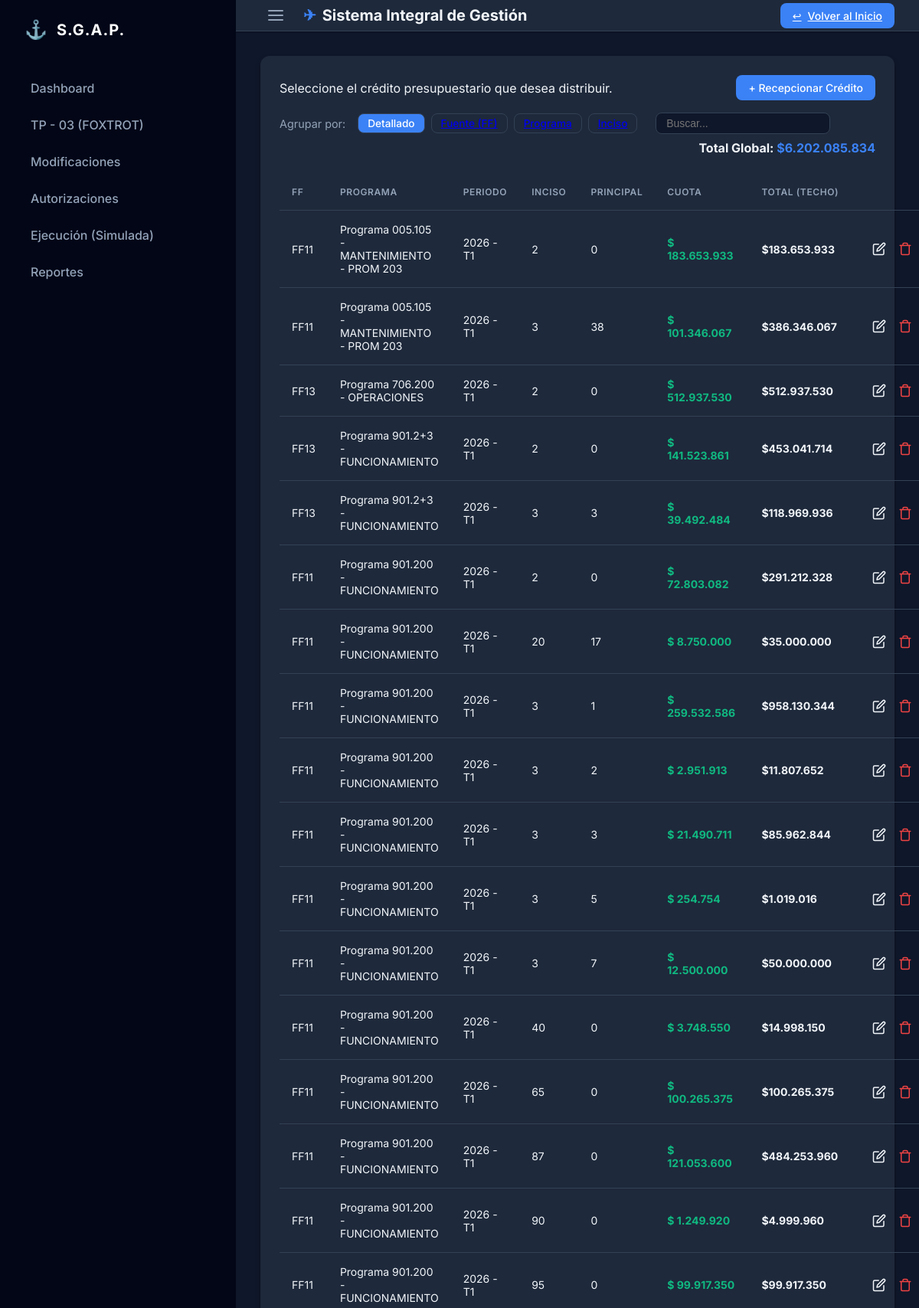
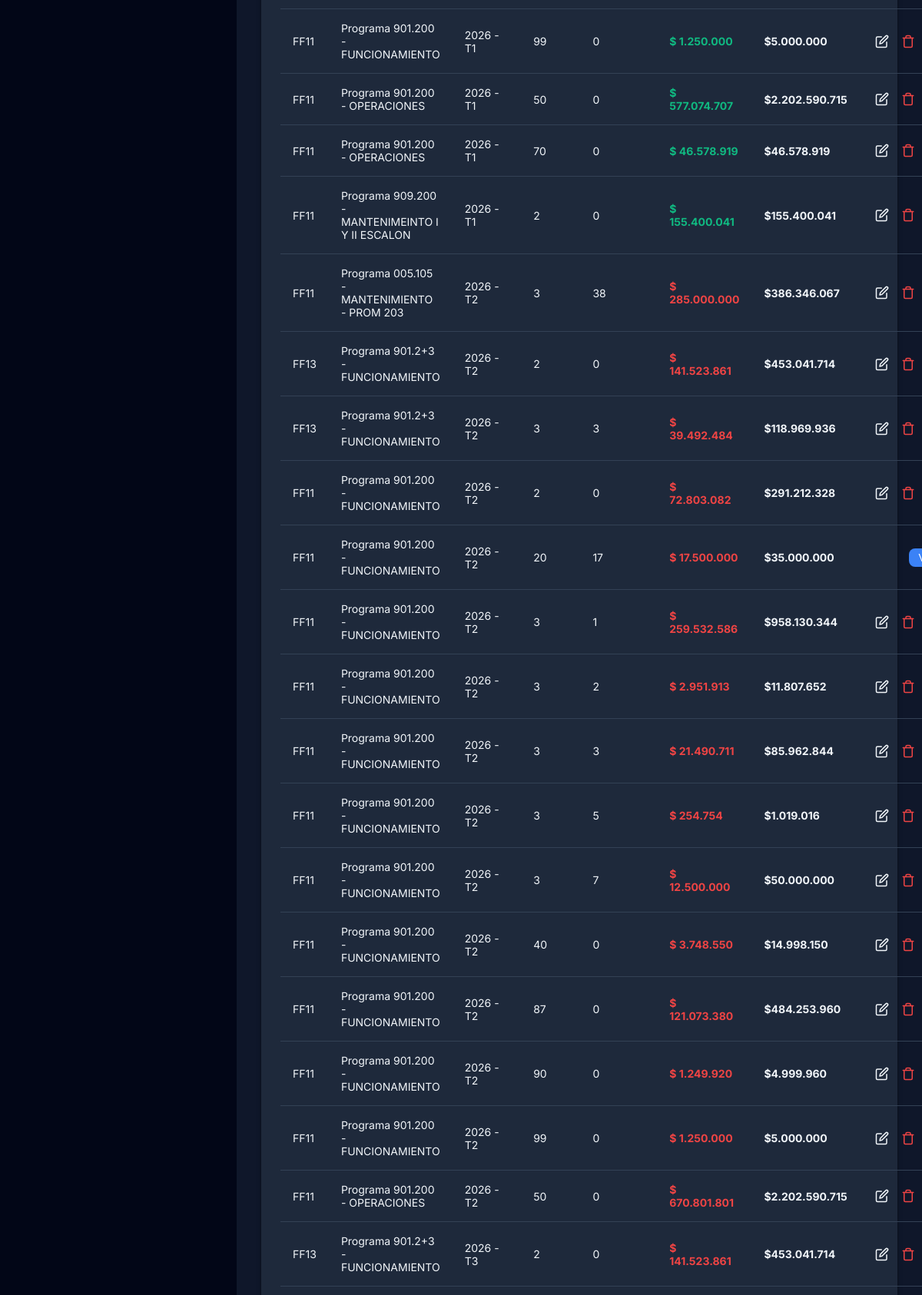
Screenshot of /finance/distribuir/ (signed in, upper part) with the database file from the repository (2 pictures, top to bottom).
### core/models.py (models this page shows, shortened)
class EstructuraProgramatica(models.Model):
    NIVEL_CHOICES = (
        (1, "Programa"),
        (2, "Subprograma"),
        (3, "Proyecto"),
        (4, "Obra"),
        (5, "Actividad"),
    )
    nivel = models.IntegerField(choices=NIVEL_CHOICES)
    codigo = models.CharField(max_length=50)
    descripcion = models.CharField(max_length=255)
    padre = models.ForeignKey("self", null=True, blank=True, on_delete=models.CASCADE, related_name="hijos")
    def __str__(self):
        return f"{self.get_nivel_display()} {self.codigo} - {self.descripcion}"

class FuenteFinanciamiento(models.Model):
    CODIGO_CHOICES = (
        ("11", "Tesoro Nacional"),
        ("13", "Recursos Específicos"),
    )
    codigo = models.CharField(max_length=10, choices=CODIGO_CHOICES)
    descripcion = models.CharField(max_length=255)
    es_fiscal = models.BooleanField(default=True, help_text="Indica si es dinero fiscal")

### finance/models.py (models this page shows, shortened)
class Credito(models.Model):
    ESTADO_CHOICES = (
        ("VIGENTE", "Vigente"),
        ("CADUCADO", "Caducado"),
        ("DEVENGADO", "Devengado"),
    )
    TIPO_CREDITO_CHOICES = (
        ("ASIGNACION", "Asignación"),
        ("REFUERZO", "Refuerzo"),
    )
    programa = models.ForeignKey(EstructuraProgramatica, on_delete=models.CASCADE, related_name="creditos")
    fuente = models.ForeignKey(FuenteFinanciamiento, on_delete=models.PROTECT)
    monto_total = models.DecimalField(max_digits=12, decimal_places=2)
    monto_cuota = models.DecimalField(max_digits=12, decimal_places=2, default=0, help_text="Dinero ingresado (Cuota)")
    recibido = models.BooleanField(default=True, help_text="Indica si la cuota ya fue recibida efectivamente")
    inciso = models.CharField(max_length=10, help_text="Inciso", default="")
    principal = models.CharField(max_length=10, help_text="Partida Principal", default="")
    anio = models.IntegerField(help_text="Año fiscal")
    trimestre = models.IntegerField(choices=[(1, "1° Trimestre"), (2, "2° Trimestre"), (3, "3° Trimestre"), (4, "4° Trimestre")])
    estado = models.CharField(max_length=20, choices=ESTADO_CHOICES, default="VIGENTE")
    tipo_credito = models.CharField(max_length=20, choices=TIPO_CREDITO_CHOICES, default="ASIGNACION", verbose_name="Tipo de Crédito")
    fecha_creacion = models.DateTimeField(auto_now_add=True)

### finance/views.py (the view)
# urls.py: path('distribuir/', views.lista_creditos, name='lista_creditos'),
@login_required
def lista_creditos(request):
    from collections import defaultdict
    def fmt_currency(value):
        return f"{value:,.0f}".replace(",", "X").replace(".", ",").replace("X", ".")
    creditos = Credito.objects.filter(estado='VIGENTE').select_related('programa', 'fuente').order_by('-fecha_creacion')
    group_by = request.GET.get('group_by', 'default')
    grupos = defaultdict(lambda: {'total': 0, 'cuota': 0, 'creditos': [], 'seen_budgets': set()})
    for credito in creditos:
        if group_by == 'ff':
            key = (credito.fuente.id,)
        elif group_by == 'programa':
            key = (credito.programa.id,)
        elif group_by == 'inciso':
            key = (credito.inciso,)
        else: # default
            key = (credito.programa.id, credito.anio, credito.trimestre, credito.fuente.id, credito.inciso, credito.principal)
        budget_key = (credito.programa.id, credito.fuente.id, credito.inciso, credito.anio, credito.principal)
        if budget_key not in grupos[key]['seen_budgets']:
            grupos[key]['total'] += credito.monto_total
            grupos[key]['seen_budgets'].add(budget_key)
        grupos[key]['cuota'] += credito.monto_cuota
        grupos[key]['creditos'].append({
            'id': credito.id,
            'monto': fmt_currency(credito.monto_total),
            'cuota': fmt_currency(credito.monto_cuota),
            'monto_raw': credito.monto_total,
            'recibido': credito.recibido,
            'fecha': credito.fecha_creacion.strftime('%d/%m/%Y %H:%M')
        })
        if group_by == 'ff':
            grupos[key]['fuente'] = credito.fuente
        elif group_by == 'programa':
            grupos[key]['programa'] = credito.programa
        elif group_by == 'inciso':
            grupos[key]['inciso'] = credito.inciso
        else:
            grupos[key]['programa'] = credito.programa
            grupos[key]['anio'] = credito.anio
            grupos[key]['trimestre'] = credito.trimestre
            grupos[key]['fuente'] = credito.fuente
            grupos[key]['inciso'] = credito.inciso
            grupos[key]['principal'] = credito.principal
    creditos_agrupados = []
    for key, data in grupos.items():
        item = {
            'total': fmt_currency(data['total']),
            'cuota': fmt_currency(data['cuota']),
            'creditos': data['creditos'],
            'is_recibido': data['creditos'][0]['recibido'] if data['creditos'] else True,
            'count': len(data['creditos'])
        }
        if group_by == 'ff':
            item['fuente'] = data['fuente']
        elif group_by == 'programa':
            item['programa'] = data['programa']
        elif group_by == 'inciso':
            item['inciso'] = data['inciso']
        else:
            item['programa'] = data['programa']
            item['anio'] = str(data['anio'])
            item['trimestre'] = data['trimestre']
            item['fuente'] = data['fuente']
            item['inciso'] = data['inciso']
            item['principal'] = data.get('principal', '')
        creditos_agrupados.append(item)
    if group_by == 'ff':
        creditos_agrupados.sort(key=lambda x: str(x['fuente']))
    elif group_by == 'programa':
        creditos_agrupados.sort(key=lambda x: str(x['programa']))
    elif group_by == 'inciso':
        creditos_agrupados.sort(key=lambda x: x['inciso'])
    else:
        creditos_agrupados.sort(key=lambda x: (x['anio'], x['trimestre'], str(x['programa']), x['inciso'], x['principal']))
    grand_total = 0
    seen_budgets_global = set()
    for credito in creditos:
         budget_key = (credito.programa.id, credito.fuente.id, credito.inciso, credito.anio, credito.principal)
         if budget_key not in seen_budgets_global:
             grand_total += credito.monto_total
             seen_budgets_global.add(budget_key)
    grand_total_display = fmt_currency(grand_total)
    return render(request, 'finance/lista_creditos_v2.html', {
        'creditos_agrupados': creditos_agrupados,
        'group_by': group_by,
        'grand_total': grand_total_display
    })

### finance/templates/finance/lista_creditos_v2.html (shortened to what this page needs)
{% extends 'base.html' %}
{% block content %}
<div class="card">
    <div style="display: flex; justify-content: space-between; align-items: center; margin-bottom: 1rem;">
        <p class="mb-4" style="margin: 0;">Seleccione el crédito presupuestario que desea distribuir.</p>
        <a href="{% url 'finance:nuevo_credito' %}" class="btn btn-primary">+ Recepcionar Crédito</a>
    </div>
    <div style="margin-bottom: 1.5rem; display: flex; gap: 0.5rem; align-items: center; flex-wrap: wrap;">
        <span style="font-size: 0.9rem; color: var(--text-muted); margin-right: 0.5rem;">Agrupar por:</span>
        <a href="?group_by=default"
            class="btn {% if group_by == 'default' %}btn-primary{% else %}btn-secondary{% endif %}"
            style="padding: 0.25rem 0.75rem; font-size: 0.85rem; border: 1px solid var(--border-light);">Detallado</a>
        <a href="?group_by=ff" class="btn {% if group_by == 'ff' %}btn-primary{% else %}btn-secondary{% endif %}"
            style="padding: 0.25rem 0.75rem; font-size: 0.85rem; border: 1px solid var(--border-light);">Fuente (FF)</a>
        <a href="?group_by=programa"
            class="btn {% if group_by == 'programa' %}btn-primary{% else %}btn-secondary{% endif %}"
            style="padding: 0.25rem 0.75rem; font-size: 0.85rem; border: 1px solid var(--border-light);">Programa</a>
        <a href="?group_by=inciso"
            class="btn {% if group_by == 'inciso' %}btn-primary{% else %}btn-secondary{% endif %}"
            style="padding: 0.25rem 0.75rem; font-size: 0.85rem; border: 1px solid var(--border-light);">Inciso</a>
        <input type="text" id="credit-search" class="form-input" placeholder="Buscar..." style="width: 200px; padding: 0.3rem 0.8rem; margin-left: 1rem;">
        <div style="margin-left: auto; font-weight: 700; color: var(--text-main);">
            Total Global: <span style="color: var(--primary-blue);">${{ grand_total }}</span>
        </div>
    </div>
    <table id="credits-table">
        <thead>
            <tr>
                {% if group_by == 'default' %}
                <th>FF</th>
                <th>Programa</th>
                <th>Periodo</th>
                <th>Inciso</th>
                <th>Principal</th>
                <th>Cuota</th>
                <th>Total (Techo)</th>
                <th></th>
                {% elif group_by == 'ff' %}
                <th>Fuente de Financiamiento</th>
                <th>Total Acumulado</th>
                {% elif group_by == 'programa' %}
                <th>Programa Presupuestario</th>
                <th>Total Acumulado</th>
                {% elif group_by == 'inciso' %}
                <th>Inciso / Partida</th>
                <th>Total Acumulado</th>
                {% endif %}
            </tr>
        </thead>
        <tbody>
            {% load l10n %}
            {% for grupo in creditos_agrupados %}
            <tr>
                {% if group_by == 'default' %}
                <td>FF{{ grupo.fuente.codigo }}</td>
                <td>{{ grupo.programa }}</td>
                <td>{{ grupo.anio|unlocalize }} - T{{ grupo.trimestre }}</td>
                <td>{{ grupo.inciso }}</td>
                <td>{{ grupo.principal }}</td>
                <td>
                    <div style="display: flex; align-items: center; gap: 0.5rem;">
                        <strong class="{% if grupo.is_recibido %}text-success{% else %}text-danger{% endif %}"> $
                            {{grupo.cuota }}</strong>
                    </div>
                </td>
                <td>
                    <div style="display: flex; align-items: center; gap: 0.5rem;">
                        <strong>${{ grupo.total }}</strong>
                    </div>
                </td>
                <td>
                    <div style="display: flex; align-items: center; gap: 0.5rem; justify-content: flex-end;">
                        {% if grupo.count == 1 %}
                        <a href="{% url 'finance:editar_credito' grupo.creditos.0.id %}" class="btn-icon"
                            title="Modificar" style="color: var(--text-main); padding: 0.25rem; display: flex;">
                        </a>
                        <a href="{% url 'finance:eliminar_credito' grupo.creditos.0.id %}" class="btn-icon"
                            title="Eliminar" style="color: var(--danger); padding: 0.25rem; display: flex;">
                        </a>
                        {% else %}
                        <button class="btn btn-primary" style="padding: 0.25rem 0.75rem; font-size: 0.875rem;"
                            hx-get="{% url 'finance:load_credit_history' %}?programa={{ grupo.programa.id }}&anio={{ grupo.anio }}&trimestre={{ grupo.trimestre }}&fuente={{ grupo.fuente.id }}&inciso={{ grupo.inciso }}&principal={{ grupo.principal }}&v=1"
                            hx-target="#modal-container" hx-swap="innerHTML">Ver Opciones</button>
                        {% endif %}
                    </div>
                </td>
                {% elif group_by == 'ff' %}
                <td style="font-weight: 600;">{{ grupo.fuente }}</td>
                <td style="font-weight: 700; color: var(--primary-blue); font-size: 1.1rem;">${{ grupo.total }}</td>
                {% elif group_by == 'programa' %}
                <td style="font-weight: 600;">{{ grupo.programa }}</td>
                <td style="font-weight: 700; color: var(--primary-blue); font-size: 1.1rem;">${{ grupo.total }}</td>
                {% elif group_by == 'inciso' %}
                <td style="font-weight: 600;">Inciso {{ grupo.inciso }}</td>
                <td style="font-weight: 700; color: var(--primary-blue); font-size: 1.1rem;">${{ grupo.total }}</td>
                {% endif %}
            </tr>
            {% endfor %}
        </tbody>
    </table>
</div>
{% endblock %}

### core/static/css/style.css (style rules this page uses)
:root { --primary-blue: #3b82f6; --primary-dark: #1d4ed8; --secondary: #94a3b8; --bg-body: #0f172a; --bg-card: #1e293b; --bg-sidebar: #020617; --text-main: #f1f5f9; --text-muted: #94a3b8; --text-light: #f8fafc; --border-light: #334155; --success: #10b981; --danger: #ef4444; --warning: #f59e0b; --shadow-sm: 0 1px 2px 0 rgb(0 0 0 / 0.3); --shadow-md: 0 4px 6px -1px rgb(0 0 0 / 0.5), 0 2px 4px -2px rgb(0 0 0 / 0.3); --radius: 0.75rem; }
body { margin: 0; font-family: 'Inter', sans-serif; background-color: var(--bg-body); color: var(--text-main); overflow-x: hidden; -webkit-font-smoothing: antialiased; }
.card { background-color: var(--bg-card); border-radius: var(--radius); padding: 1.5rem; margin-bottom: 1.5rem; box-shadow: var(--shadow-md); border: 1px solid transparent; }
.btn { padding: 0.5rem 1rem; border-radius: 0.5rem; border: none; cursor: pointer; font-weight: 500; font-size: 0.875rem; transition: 0.2s; display: inline-flex; align-items: center; gap: 0.5rem; }
.btn-primary { background-color: var(--primary-blue); color: white; text-decoration: none; }
table { width: 100%; border-collapse: collapse; }
th, td { text-align: left; padding: 1rem; border-bottom: 1px solid var(--border-light); }
th { color: var(--text-muted); font-size: 0.75rem; text-transform: uppercase; font-weight: 600; letter-spacing: 0.05em; }
td { font-size: 0.875rem; }
.form-input { width: 100%; padding: 0.5rem 1rem; background-color: var(--bg-body); border: 1px solid var(--border-light); border-radius: 0.5rem; color: var(--text-main); font-size: 0.875rem; transition: all 0.2s; }

### finance/templates/finance/lista_creditos_v2.html (style rules this page uses)
.text-success { color: var(--success); }
.text-danger { color: var(--danger); }

### rows the page displays
EstructuraProgramatica: fuente.codigo "11", programa "Programa 005.105 - MANTENIMIENTO - PROM 203", anio "2026", trimestre "1", inciso "2", principal "0", cuota "183.653.933", total "183.653.933", inciso "3", principal "38", cuota "101.346.067", total "386.346.067", trimestre "2", cuota "285.000.000"
EstructuraProgramatica: fuente.codigo "13", programa "Programa 706.200 - OPERACIONES", anio "2026", trimestre "1", inciso "2", principal "0", cuota "512.937.530", total "512.937.530"
EstructuraProgramatica: fuente.codigo "13", programa "Programa 901.2+3 - FUNCIONAMIENTO", anio "2026", trimestre "1", inciso "2", principal "0", cuota "141.523.861", total "453.041.714", inciso "3", principal "3", cuota "39.492.484", total "118.969.936", trimestre "2", trimestre "3"
EstructuraProgramatica: fuente.codigo "11", programa "Programa 901.200 - FUNCIONAMIENTO", anio "2026", trimestre "1", inciso "2", principal "0", cuota "72.803.082", total "291.212.328", inciso "20", principal "17", cuota "8.750.000", total "35.000.000", inciso "3", principal "1", cuota "259.532.586", total "958.130.344", principal "2", cuota "2.951.913", total "11.807.652", principal "3", cuota "21.490.711", total "85.962.844", principal "5", cuota "254.754", total "1.019.016", principal "7", cuota "12.500.000", total "50.000.000", inciso "40", cuota "3.748.550", total "14.998.150", inciso "65", cuota "100.265.375", total "100.265.375", inciso "87", cuota "121.053.600", total "484.253.960", inciso "90", cuota "1.249.920", total "4.999.960", inciso "95", cuota "99.917.350", total "99.917.350", inciso "99", cuota "1.250.000", total "5.000.000", trimestre "2", cuota "17.500.000", cuota "121.073.380"
EstructuraProgramatica: fuente.codigo "11", programa "Programa 901.200 - OPERACIONES", anio "2026", trimestre "1", inciso "50", principal "0", cuota "577.074.707", total "2.202.590.715", inciso "70", cuota "46.578.919", total "46.578.919", trimestre "2", cuota "670.801.801"
EstructuraProgramatica: fuente.codigo "11", programa "Programa 909.200 - MANTENIMEINTO I Y II ESCALON", anio "2026", trimestre "1", inciso "2", principal "0", cuota "155.400.041", total "155.400.041"

### other values shown
{{ grand_total }} "6.202.085.834"
